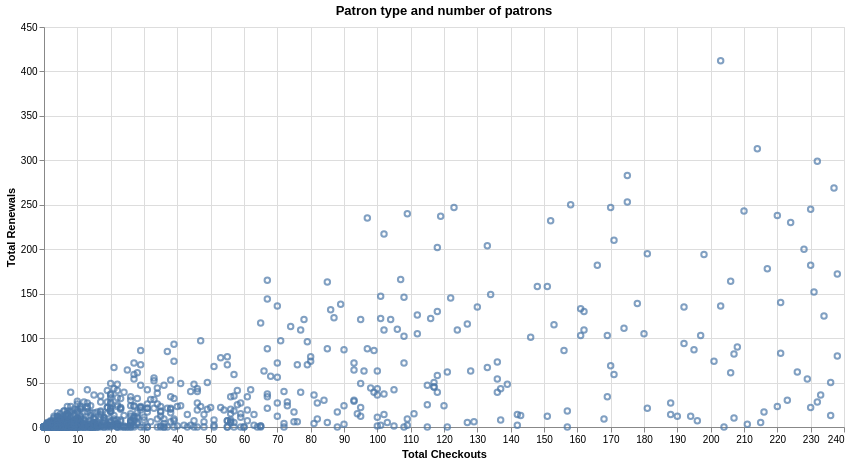

Notebook code for this chart:
### Code cell
alt.Chart(library).mark_point().encode(
    x=alt.X("Total Checkouts", title="Total Checkouts", sort="-y"),
    y=alt.Y("Total Renewals", title="Total Renewals"),
    tooltip=[

        alt.Tooltip("Total Checkouts", title='Type of patron'),
        alt.Tooltip("Total Renewals", title='count'),

    ]
).properties(
    width=800, height=400, title="Patron type and number of patrons"
)

### Figure 1 — Vega specification as saved in the notebook (floating-point values rounded to 4 significant figures; data arrays with more than 128 entries replaced by an {"elided": "..."} marker saying what was removed)
{"$schema": "https://vega.github.io/schema/vega/v6.json", "data": [{"name": "source_0", "values": {"elided": "1000 records"}}, {"name": "source_0_x_domain_Total Checkouts", "values": [{"min": 0, "max": 238}]}, {"name": "source_0_y_domain_Total Renewals", "values": [{"min": 0, "max": 412}]}], "marks": [{"type": "symbol", "name": "marks", "from": {"data": "source_0"}, "encode": {"update": {"x": {"field": "Total Checkouts", "scale": "x"}, "stroke": {"value": "#4c78a8"}, "tooltip": {"signal": "{\"Type of patron\": format(datum[\"Total Checkouts\"], \"\"), \"count\": format(datum[\"Total Renewals\"], \"\")}"}, "fill": {"value": "transparent"}, "y": {"field": "Total Renewals", "scale": "y"}, "opacity": {"value": 0.7}}}, "style": ["point"]}], "scales": [{"name": "x", "type": "linear", "domain": [{"signal": "(data(\"source_0_x_domain_Total Checkouts\")[0] || {}).min"}, {"signal": "(data(\"source_0_x_domain_Total Checkouts\")[0] || {}).max"}], "range": [0, {"signal": "width"}], "zero": true, "nice": true}, {"name": "y", "type": "linear", "domain": [{"signal": "(data(\"source_0_y_domain_Total Renewals\")[0] || {}).min"}, {"signal": "(data(\"source_0_y_domain_Total Renewals\")[0] || {}).max"}], "range": [{"signal": "height"}, 0], "nice": true, "zero": true}], "axes": [{"scale": "x", "domain": false, "labels": false, "gridScale": "y", "minExtent": 0, "ticks": false, "grid": true, "tickCount": {"signal": "ceil(width/40)"}, "maxExtent": 0, "orient": "bottom", "zindex": 0, "aria": false}, {"scale": "y", "tickCount": {"signal": "ceil(height/40)"}, "gridScale": "x", "domain": false, "aria": false, "zindex": 0, "maxExtent": 0, "grid": true, "ticks": false, "labels": false, "orient": "left", "minExtent": 0}, {"scale": "x", "title": "Total Checkouts", "tickCount": {"signal": "ceil(width/40)"}, "labelOverlap": true, "orient": "bottom", "grid": false, "zindex": 0, "labelFlush": true}, {"scale": "y", "zindex": 0, "title": "Total Renewals", "orient": "left", "grid": false, "labelOverlap": true, "tickCount": {"signal": "ceil(height/40)"}}], "title": {"text": "Patron type and number of patrons", "frame": "group"}, "width": 800, "background": "white", "height": 400, "padding": 5, "style": "cell"}
